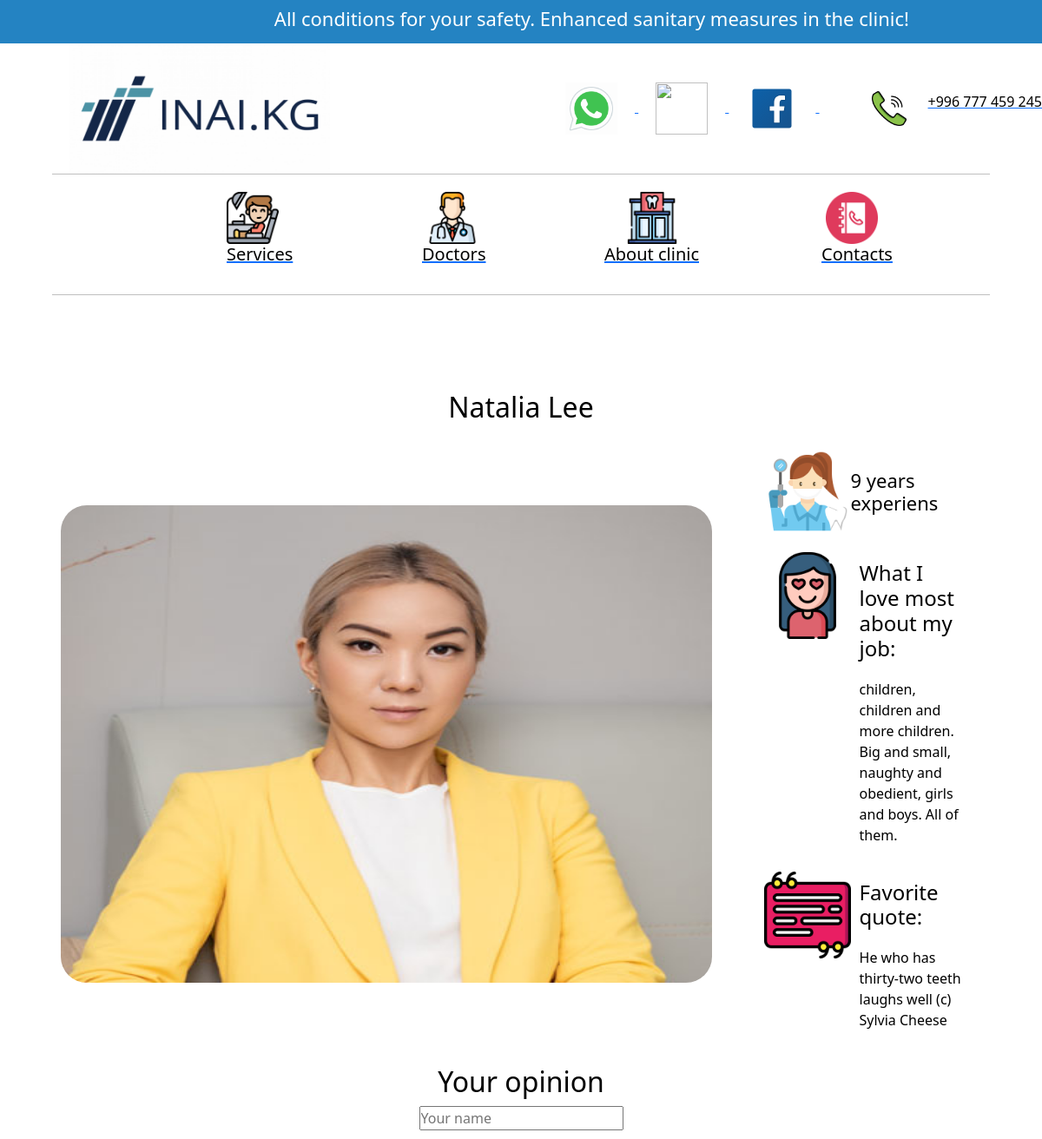
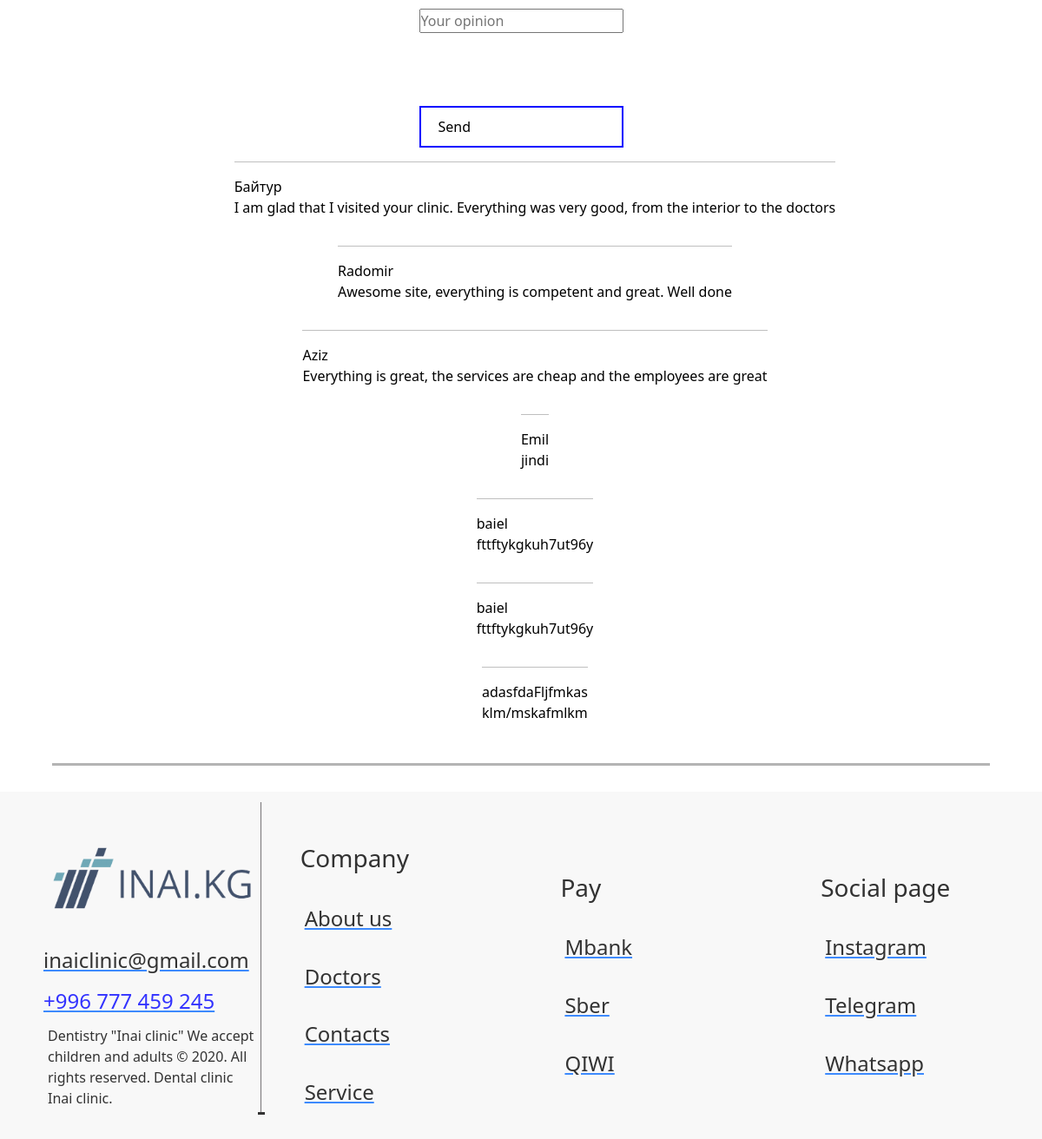
Page /doctors/2 on the committed database (2 pictures, top to bottom).
### about/models.py (models this page shows)
class Doctors(models.Model):
    title = models.CharField(max_length=50)
    descriptions = models.TextField()
    image = models.ImageField(upload_to="")
    exp = models.CharField(max_length=200)
    likes = models.TextField(max_length=500)
    quote = models.CharField(max_length=200)

class Comment(models.Model):
    name = models.CharField(max_length=100)
    comment_text = models.TextField(max_length=2000)

### about/views.py (the view, shortened to what this page needs)
# urls.py: path("doctors/<int:id>", views.doctors_more, name="more"),
def doctors_more(request, id):
    more1 = get_object_or_404(models.Doctors, id=id)
    error = ""
    comment = Comment.objects.all()
    form = CommentForm
    context = {"form": form, "error": error, "comment": comment, "more1": more1}
    return render(request, "vrach.html", context)

### templates/vrach.html (shortened to what this page needs)
<!DOCTYPE html>
<html lang="en">
<head>
    {% load static %}
    <link rel="stylesheet" href="../static/style.css"/>
    <link href="https://cdn.jsdelivr.net/npm/bootstrap@5.2.3/dist/css/bootstrap.min.css" rel="stylesheet"
>
</head>
<body>
<section class="height:400px;">
    <div style="width:100% ; height:50px; background: rgb(36, 131, 194); padding: 8px; ">
        <h3 style="color: white; margin-left: 26%;"> All conditions for your safety. Enhanced sanitary measures in the
            clinic!</h3>
    </div>
    <div class="header-main">
        <a href="/"><img style="margin-left: 80px; width: 300px; height: 150px;" src="../media/image_1560843428.jpg"
                         alt=""></a>
        <div style="margin-left: auto;">
            <a href=" https://wa.me/+996777459245">
                <img class="img-main-header-first" src="../media/icons8-whatsapp.gif" alt="">
            </a>
            <a href="https://web.telegram.org/z/#-1657853630">
                <img class="img-main-header-first" src="../media/icons8-telegram-app.gif" alt="">
            </a>
            <a href="https://www.facebook.com/">
                <img class="img-main-header-first" src="../media/icons8-facebook.svg" alt="">
            </a>
            <a href="+996777459245">
                <img style="margin-left: 60px; width: 40px; height: 40px;" class="img-main-header-first"
                     src="../media/call.png"
                     alt="">
            </a>
        </div><a href="tel:+996777459245">
        <p style="margin-left: 5px;">+996 777 459 245</p></a>
    </div>
    <div style="width: 90%; height:1px; background:gray; margin-left: 5%; opacity: 50%;"></div>
    <div style="display: flex; justify-content: center; align-items: center ;">
        <ul style="display: flex; flex-direction:row;gap: 70px">
            <a href="{% url 'service' %}">
                <img style="margin-left: 90px;" class="img-main-header" src="../media/dentist-chair.png" alt="">
                <h5 style="margin-left: 90px;">Services</h5>
            </a>
            <a href="{% url 'doctors' %}">
                <img class="img-main-header" src="../media/doctor.png" alt="">
                <h5 style="margin-left: 45px;">Doctors</h5>
            </a>
            <a href="{% url 'about' %}">
                <img class="img-main-header" src="../media/dental-clinic.png" alt="">
                <h5 style="margin-left: 25px;">About clinic</h5>
            </a>
            <a href="{% url 'contact' %}">
                <img class="img-main-header" src="../media/phone-book.png" alt="">
                <h5 style="margin-left: 45px;">Contacts</h5>
            </a>
        </ul>
    </div>
    <div style=" opacity: 50%; width: 90%; height:1px; background:gray; margin-left: 5%; margin-top: 10px;"></div>
</section>
<section class="card_cont-doctor" style="display: flex; flex-direction: column; align-items: center">
    <div class="doctor-mini" style="display: flex; flex-direction: column; align-items: center">
        <h2 style=" text-align:center;margin-top: 50px ">{{ more1.title }}</h2>
        <div style="display: flex; align-items: center">
            <article style="margin: 0;">
                <img class=" human-doctor"
                     src="{{ more1.image.url }}"
                     alt="">
            </article>
            <div style="margin-left: 30px;gap: 80px;">
                <div style="display: flex; flex-direction: row; margin: 20px;">
                    <img src="../media/dental-care-girl.png" alt="" width="100px" height="100px">
                    <h3 style="margin: auto;">{{more1.exp}}</h3>
                </div>
                <div style="display: flex; flex-direction: row; margin: 20px;">
                    <img src="../media/fall-in-love.png" alt="" width="100px" height="100px">
                    <div style="display:flex ; flex-direction:column;">
                        <h4 style="margin: 10px 10px 10px 10px ;">What I love most about my job:</h4>
                        <p style="margin: 10px 10px 10px 10px ;">{{more1.likes}}</p>
                    </div>
                </div>
                <div style="display: flex; flex-direction: row; margin: 20px;">
                    <img src="../media/speech.png" alt="" width="100px" height="100px">
                    <div style="display:flex ; flex-direction:column;">
                        <h4 style="margin: 10px 10px 10px 10px ;">Favorite quote:</h4>
                        <p style="margin: 10px 10px 10px 10px ;"> {{more1.quote}}</p>
                    </div>
                </div>
            </div>
        </div>
    </div>
</section>
<div class="comment" style="flex-direction: column;">
    <h2 style="text-align:center;">Your opinion</h2>
    <form style="box-sizing: border-box;
    display: flex;
    flex-direction: column;
    align-items: center;
    gap:20px;
    justify-content:center;
" method="post">
        {{form.name}}
        {{form.comment_text}}
        <br>
        <button style="padding:10px 20px; border:2px solid blue;background-color:white;" class="comment" type="submit">Send</button>
    </form>
    {% for el in comment %}
    <ul>
        <hr>
        <li>{{el.name}}</li>
        <li>{{el.comment_text}}</li>
    </ul>
    {% endfor %}
</div>
<div class="liniya-footer"></div>
<footer class="footer-footer">
    <div class="footer-col1">
        <img src="../media/image_1560843428-removebg-preview.png" alt="" style="width:250px ; height: auto;">
        <a href="https://mail.google.com/mail/u/0/?tab=rm&ogbl"><h4 class="margin2">inaiclinic@gmail.com</h4></a>
        <a href=""><h4 class="margin2" style="color: blue; font-weight: 400; ">+996 777 459 245</h4>
        </a>
        <p style="margin:5px ; ">
            Dentistry "Inai clinic"
            We accept children and adults
            © 2020. All rights reserved.
            Dental clinic Inai clinic.
        </p>
    </div>
    <div class="footer-col1">
        <h3 class="margin1" style="margin-left: -5px;">Company</h3>
        <a href="{% url 'about' %}"><h4 class="margin1">About us</h4></a>
        <a href="{% url 'doctors' %}"><h4 class="margin1">Doctors</h4></a>
        <a href="{% url 'contact' %}"><h4 class="margin1">Contacts</h4></a>
        <a href="{% url 'service' %}"><h4 class="margin1">Service</h4></a>
    </div>
    <div class="footer-col1">
        <h3 class="margin1" style="margin-left: -5px;">Pay</h3>
        <a href=""><h4 class="margin1">Mbank</h4></a>
        <a href=""><h4 class="margin1">Sber</h4></a>
        <a href=""><h4 class="margin1">QIWI</h4></a>
    </div>
    <div class="footer-col1">
        <h3 class="margin1" style="margin-left: -5px;">Social page</h3>
        <a href="https://help.instagram.com/372819389498306/?helpref=uf_share"><h4 class="margin1">Instagram</h4></a>
        <a href=""><h4 class="margin1">Telegram</h4></a>
        <a href=" https://wa.me/+996777459245"><h4 class="margin1">Whatsapp</h4></a>
    </div>
</footer>
</body>
</html>

### static/style.css (style rules this page uses)
* { box-sizing: border-box; margin: 0; padding: 0; text-decoration: none; list-style: none; color: black; }
body { height: auto; }
section div h3 { font-size: 22px; }
.header-main { display: flex; flex-direction: row; align-items: center; width: 100%; height: 150px; background: rgb(255, 255, 255) }
.img-main-header { width: 60px; height: 60px; margin-top: 20px; margin-left: 50px; margin-right: 50px; }
.img-main-header-first { width: 60px; height: 60px; margin: 20px; }
.human-doctor { width: 750px; height: 550px; border-radius: 30px; margin: 10px; }
.card_cont-doctor { width: 90%; margin: auto; height: auto; border-radius: 30px; align-items: center; display: flex; flex-direction: row; }
.doctor-mini article { height: 580px !important; width: 800px; display: flex; justify-content: center; align-items: center; }
.doctor-mini { width: 90%; margin: 0 auto; display: flex; align-items: center; margin-top: 50px; padding: 10px; }
footer { background: rgb(247, 247, 247); opacity: 80%; width: 100%; height: 400px; margin-top: 20px; display: flex; flex-direction: row; }
.footer-col1 { width: 400px; height: 100%; display: flex; flex-direction: column; justify-content: center; margin-left: 50px; }
.liniya-footer { height: 3px; width: 90%; margin-left: 5%; margin-right: 5%; background: rgb(149, 148, 148); opacity: 70%; margin-top: 30px; margin-bottom: 30px; }
.margin1 { margin-top: 30px; }
h3 { margin: 5px; border: none; }
h2 { margin: 5px; }
.footer-col1 h4 { font-weight: 400; }
.margin2 { margin-top: 10px; }
.comment { width: 100%; display: flex; align-items: center; }

### rows in the picture
Doctors: title "Natalia Lee", image (picture), exp "9 years experiens", likes "children, children and more children. Big and small, naughty and obedient, girls and boys. All of them.", quote "He who has thirty-two teeth laughs well (c) Sylvia Cheese"
Comment: name "Байтур", comment_text "I am glad that I visited your clinic. Everything was very good, from the interior to the doctors"
Comment: name "Radomir", comment_text "Awesome site, everything is competent and great. Well done"
Comment: name "Aziz", comment_text "Everything is great, the services are cheap and the employees are great"
Comment: name "Emil", comment_text "jindi"
Comment: name "baiel", comment_text "fttftykgkuh7ut96y"
Comment: name "baiel", comment_text "fttftykgkuh7ut96y"
Comment: name "adasfdaFljfmkas", comment_text "klm/mskafmlkm"
